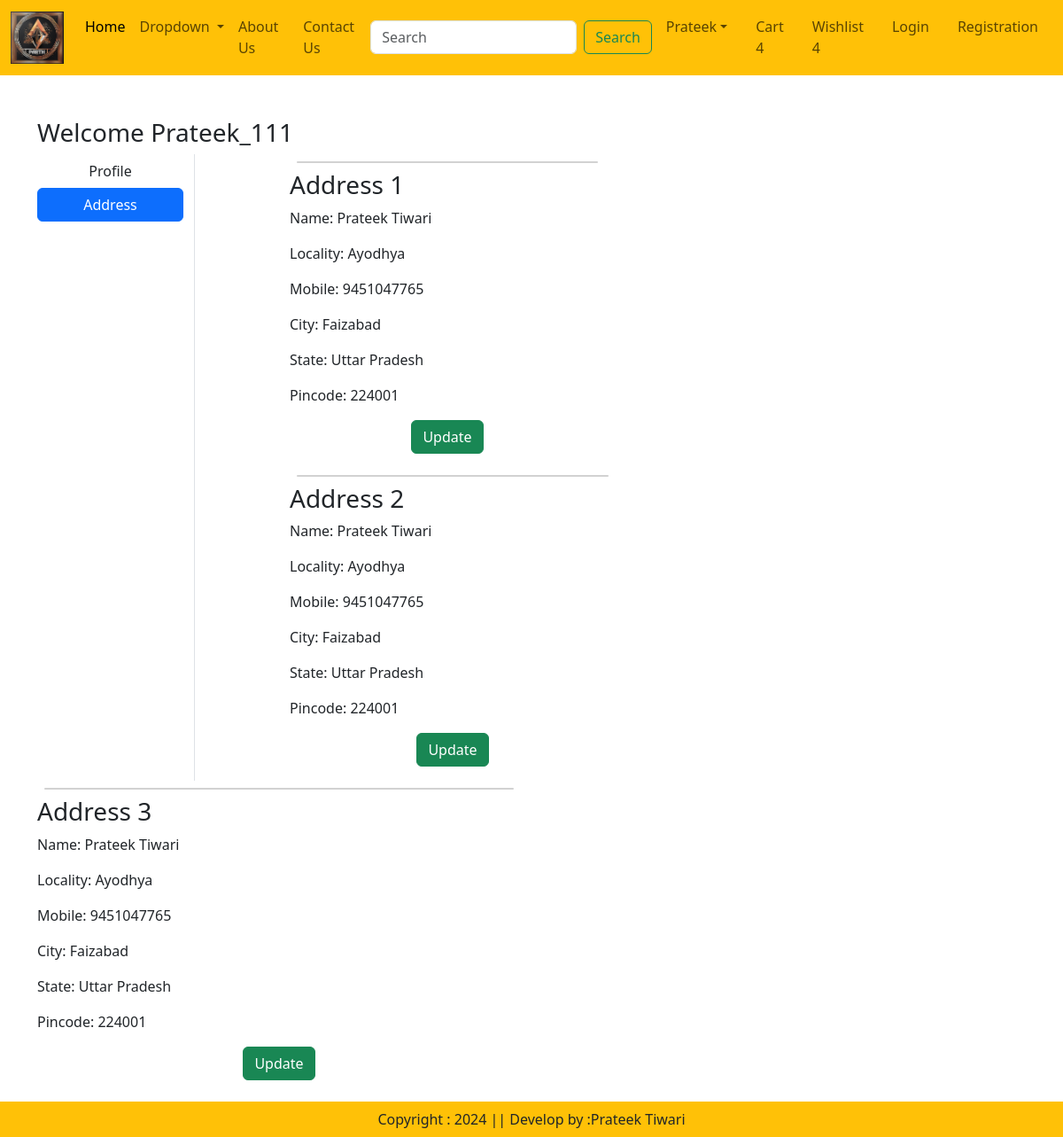
Page /address/ (signed in) on the earlier database version.
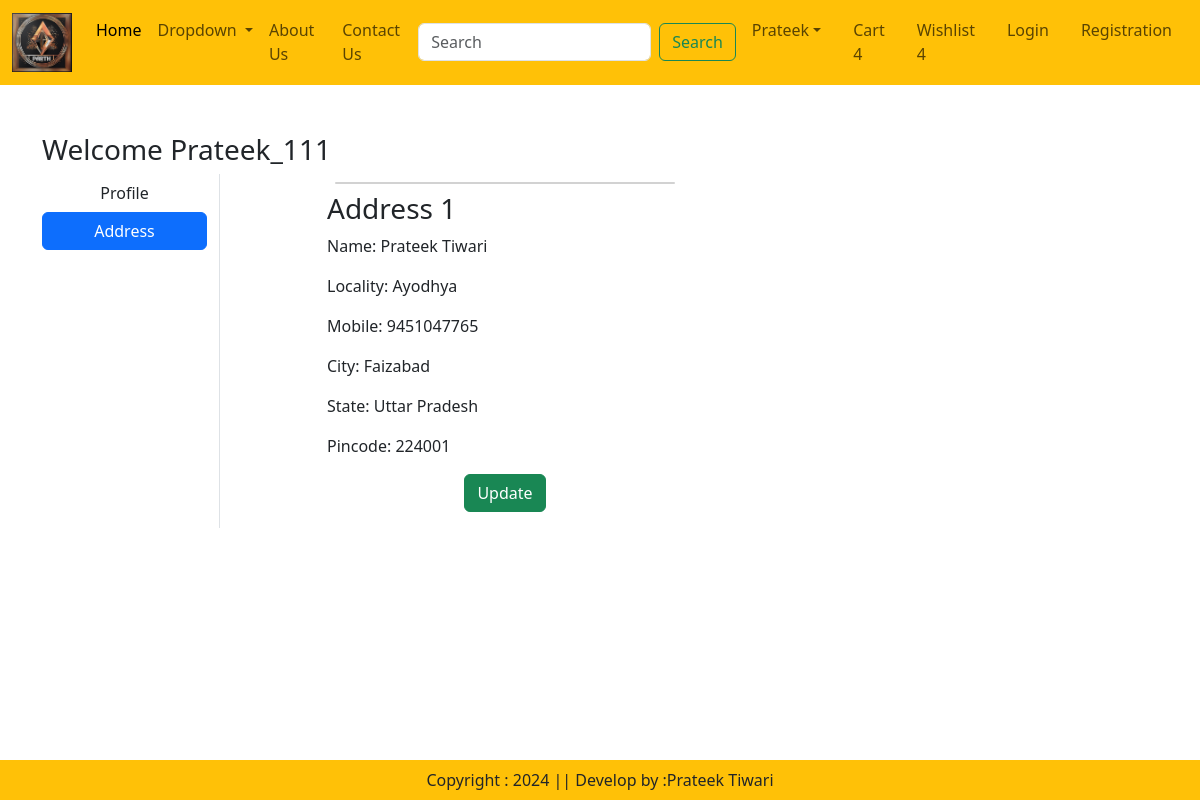
Same page on the later database version.
### dairy/models.py (models this page shows, shortened)
class Customer(models.Model):
    user=models.ForeignKey(User,on_delete=models.CASCADE)
    name=models.CharField(max_length=200)
    locality=models.CharField(max_length=200)
    city=models.CharField(max_length=50)
    mobile=models.IntegerField(default=0)
    zipcode=models.IntegerField()
    state=models.CharField(choices=STATE_CHOICES,max_length=100)

### dairy/views.py (the view)
# urls.py: path('address/',views.address,name='address'),
def address(request):
    add=Customer.objects.filter(user=request.user)
    return render(request,'dairy/address.html',locals())

### dairy/templates/dairy/address.html (shortened to what this page needs)
{% extends "dairy/base.html" %}
{% load static %}
{% block main-content %}
<div class="container my-5">
    <div class="row">
       <h3>Welcome <span class="text-capitalize">{{request.user}}</span></h3>
    <div class="col-sm-2 border-end">
      <ul class="list-unstyled">
          <li class="d-grid"><a href="{% url 'profile'%} " class="btn ">Profile</a></li>
          <li class="d-grid"><a href="{% url 'address'%} " class="btn btn-primary">Address</a></li>
      </ul>
    </div>
    <div class="col-sm-8 offset-sm-1">
        <div class="row">
           {% for ad in add %}
            <div class="col-sm-6">
              <div class="card m-2"></div>
                <div class="card-body">
                  <h3>Address {{forloop.counter}}</h3>
                  <p>Name: {{ad.name}}</p>
                  <p>Locality: {{ad.locality}}</p>
                  <p>Mobile: {{ad.mobile}}</p>
                  <p>City: {{ad.city}}</p>
                  <p>State: {{ad.state}}</p>
                  <p>Pincode: {{ad.zipcode}}</p>
                  <p class="text-center"><a href="{% url 'updateAddress' pk=ad.id %}" type="button" class="btn btn-success">Update</a></p>
                </div>
              </div>
            </div>
           {% endfor %}
        </div>
    </div>
  </div>
{% endblock main-content %}

### dairy/templates/dairy/base.html (shortened to what this page needs)
<!DOCTYPE html>
{% load static %}
<html lang="en">
<head>
    <link href="https://cdn.jsdelivr.net/npm/bootstrap@5.3.3/dist/css/bootstrap.min.css" rel="stylesheet">
    <link rel="stylesheet" href="{% static 'app/css/owl.carousel.min.css'%}">
    <link rel="stylesheet" href="{% static 'app/css/all.min.css'%}">
    <link rel="stylesheet" href="{% static 'app/css/style.css'%}">
</head>
<body>
    <nav class="navbar navbar-expand-lg bg-warning">
        <div class="container-fluid">
          <a class="navbar-brand" href="#">
            <img src="{% static "app/images/Parth.png" %}" width="60" hight="60">
          </a>
          <div class="collapse navbar-collapse" id="navbarSupportedContent">
            <ul class="navbar-nav me-auto mb-2 mb-lg-0">
              <li class="nav-item">
                <a class="nav-link active" aria-current="page" href="/">Home</a>
              </li>
              <li class="nav-item dropdown">
                <a class="nav-link dropdown-toggle" href="#" role="button" data-bs-toggle="dropdown" aria-expanded="false">
                  Dropdown
                </a>
              </li>
              <li class="nav-item">
                <a class="nav-link " href="{% url 'about'%}">About Us</a>
              </li>
              <li class="nav-item">
                <a class="nav-link  " href="{% url 'contact'%}">Contact Us</a>
              </li>
            </ul>
            <form class="d-flex" role="search">
              <input class="form-control me-2" type="search" placeholder="Search" aria-label="Search">
              <button class="btn btn-outline-success" type="submit">Search</button>
            </form>
          </div>
          <ul class="navbar-nav me-auto mb-2 mb-lg-0">
            <li class="nav-item dropdown mx-2">
                <a class="nav-link dropdown-toggle " href="#" id="profileDropdown" role="button" data-bs-toggle="dropdown" aria-expanded="false">Prateek</a>
            </li>
            <li class="nav-item mx-2">
                <a href="#" class="nav-link">Cart 4</a>
            </li>
            <li class="nav-item mx-2">
                <a href="#" class="nav-link">Wishlist 4</a>
            </li>
            <li class="nav-item mx-2">
                <a href="{% url 'login'%}" class="nav-link">Login</a>
            </li>
            <li class="nav-item mx-2">
                <a href="{% url 'customerregistration'%}" class="nav-link">Registration</a>
            </li>
          </ul>
        </div>
      </nav>
      {% block main-content %}{% endblock main-content %}
      <footer class="container-fluid bg-warning fixed-bottom text-center p-2 mt-5">
        Copyright : 2024 || Develop by :Prateek Tiwari
      </footer>
</body>
</html>

Differences in the rows shown:
removed Customer: name "Prateek Tiwari", locality "Ayodhya", mobile "9451047765", city "Faizabad", state "Uttar Pradesh", zipcode "224001"
removed Customer: name "Prateek Tiwari", locality "Ayodhya", mobile "9451047765", city "Faizabad", state "Uttar Pradesh", zipcode "224001"
